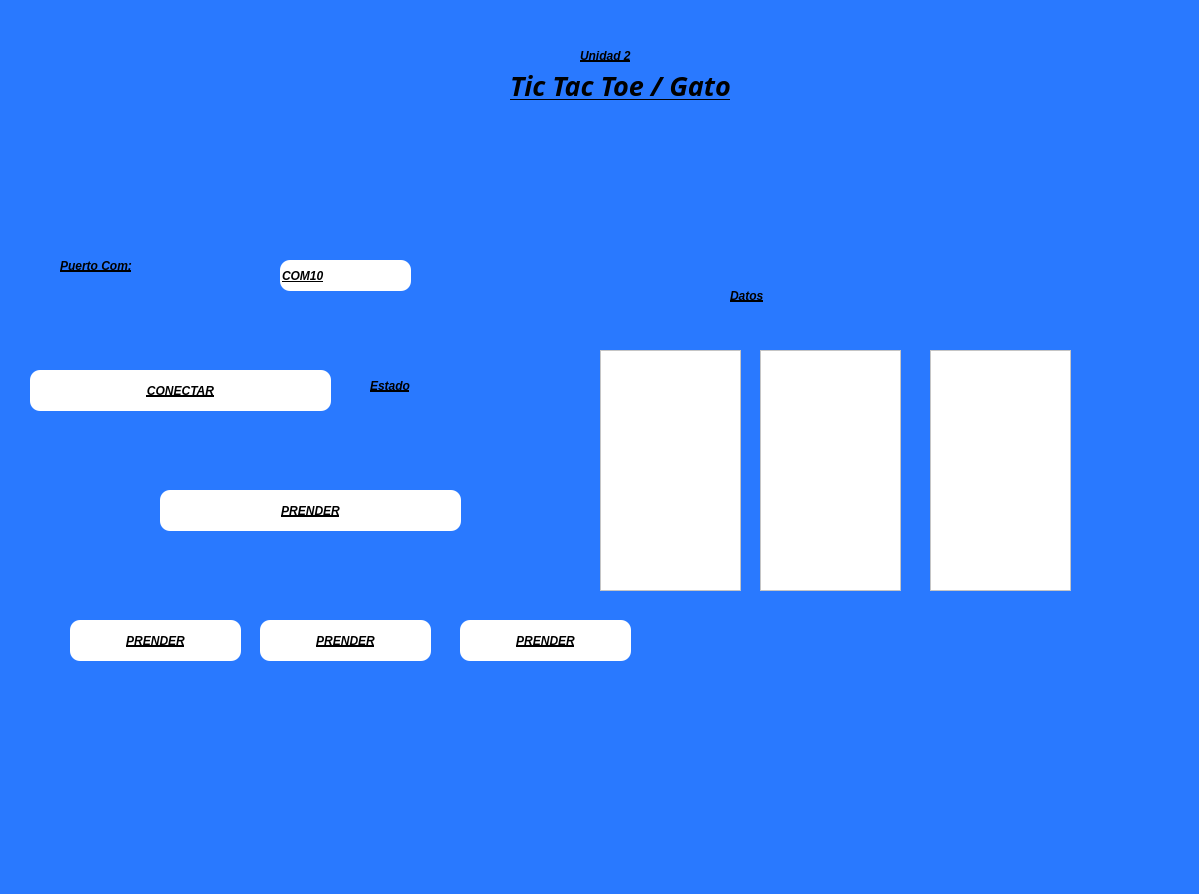
<?xml version="1.0" encoding="UTF-8"?>
<ui version="4.0">
 <class>MainWindow</class>
 <widget class="QMainWindow" name="MainWindow">
  <property name="geometry">
   <rect>
    <x>0</x>
    <y>0</y>
    <width>1199</width>
    <height>894</height>
   </rect>
  </property>
  <property name="font">
   <font>
    <pointsize>1</pointsize>
   </font>
  </property>
  <property name="windowTitle">
   <string>MainWindow</string>
  </property>
  <property name="styleSheet">
   <string notr="true">background-color: #2979FF</string>
  </property>
  <widget class="QWidget" name="centralwidget">
   <widget class="QLabel" name="lbl_imagenUat">
    <property name="geometry">
     <rect>
      <x>60</x>
      <y>0</y>
      <width>331</width>
      <height>121</height>
     </rect>
    </property>
    <property name="styleSheet">
     <string notr="true"/>
    </property>
    <property name="text">
     <string/>
    </property>
    <property name="pixmap">
     <pixmap resource="../../Archivos/Recursos.qrc">:/Logos/Archivos/log_uat_nuevo.png</pixmap>
    </property>
    <property name="scaledContents">
     <bool>true</bool>
    </property>
   </widget>
   <widget class="QLabel" name="lbl_imagenFi">
    <property name="geometry">
     <rect>
      <x>910</x>
      <y>0</y>
      <width>211</width>
      <height>141</height>
     </rect>
    </property>
    <property name="styleSheet">
     <string notr="true"/>
    </property>
    <property name="text">
     <string/>
    </property>
    <property name="pixmap">
     <pixmap resource="../../Archivos/Recursos.qrc">:/Logos/Archivos/FIT_logo_vertical.png</pixmap>
    </property>
    <property name="scaledContents">
     <bool>true</bool>
    </property>
   </widget>
   <widget class="QLabel" name="lbl_titulo">
    <property name="geometry">
     <rect>
      <x>510</x>
      <y>70</y>
      <width>281</width>
      <height>31</height>
     </rect>
    </property>
    <property name="font">
     <font>
      <family>Forte</family>
      <pointsize>20</pointsize>
      <weight>75</weight>
      <italic>true</italic>
      <bold>true</bold>
      <underline>true</underline>
     </font>
    </property>
    <property name="styleSheet">
     <string notr="true">text-decoration: underline;
font: 20pt &quot;Forte&quot;;
color:rgb(0, 0, 0);
border-radius: 10px;
font-weight: bold;
font-style: italic;</string>
    </property>
    <property name="text">
     <string>Tic Tac Toe / Gato</string>
    </property>
   </widget>
   <widget class="QLabel" name="lbl_Unidad2">
    <property name="geometry">
     <rect>
      <x>580</x>
      <y>40</y>
      <width>161</width>
      <height>31</height>
     </rect>
    </property>
    <property name="styleSheet">
     <string notr="true">text-decoration: underline;
font: 20pt &quot;Forte&quot;;
color:rgb(0, 0, 0);
border-radius: 10px;
font-weight: bold;
font-style: italic;</string>
    </property>
    <property name="text">
     <string>Unidad 2</string>
    </property>
   </widget>
   <widget class="QLabel" name="lbl_imagenGatos">
    <property name="geometry">
     <rect>
      <x>840</x>
      <y>650</y>
      <width>311</width>
      <height>171</height>
     </rect>
    </property>
    <property name="styleSheet">
     <string notr="true"/>
    </property>
    <property name="text">
     <string/>
    </property>
    <property name="pixmap">
     <pixmap resource="../../Archivos/Recursos.qrc">:/Logos/Archivos/export202502092301563482.png</pixmap>
    </property>
    <property name="scaledContents">
     <bool>true</bool>
    </property>
   </widget>
   <widget class="QLabel" name="lbl_Unidad2_2">
    <property name="geometry">
     <rect>
      <x>60</x>
      <y>250</y>
      <width>211</width>
      <height>31</height>
     </rect>
    </property>
    <property name="styleSheet">
     <string notr="true">text-decoration: underline;
font: 20pt &quot;Forte&quot;;
color:rgb(0, 0, 0);
border-radius: 10px;
font-weight: bold;
font-style: italic;</string>
    </property>
    <property name="text">
     <string>Puerto Com:</string>
    </property>
   </widget>
   <widget class="QPushButton" name="btn_accion">
    <property name="geometry">
     <rect>
      <x>30</x>
      <y>370</y>
      <width>301</width>
      <height>41</height>
     </rect>
    </property>
    <property name="styleSheet">
     <string notr="true">text-decoration: underline;
font: 20pt &quot;Forte&quot;;
color:rgb(0, 0, 0);
border-radius: 10px;
font-weight: bold;

font-style: italic;

background-color: rgb(255, 255, 255);</string>
    </property>
    <property name="text">
     <string>CONECTAR</string>
    </property>
   </widget>
   <widget class="QLineEdit" name="txt_com">
    <property name="geometry">
     <rect>
      <x>280</x>
      <y>260</y>
      <width>131</width>
      <height>31</height>
     </rect>
    </property>
    <property name="styleSheet">
     <string notr="true">text-decoration: underline;
font: 20pt &quot;Forte&quot;;
color:rgb(0, 0, 0);
border-radius: 10px;
font-weight: bold;
font-style: italic;

background-color: rgb(255, 255, 255);</string>
    </property>
    <property name="text">
     <string>COM10</string>
    </property>
   </widget>
   <widget class="QLabel" name="txt_estado">
    <property name="geometry">
     <rect>
      <x>370</x>
      <y>370</y>
      <width>271</width>
      <height>31</height>
     </rect>
    </property>
    <property name="styleSheet">
     <string notr="true">text-decoration: underline;
font: 20pt &quot;Forte&quot;;
color:rgb(0, 0, 0);
border-radius: 10px;
font-weight: bold;
font-style: italic;</string>
    </property>
    <property name="text">
     <string>Estado</string>
    </property>
   </widget>
   <widget class="QLabel" name="txt_estado_2">
    <property name="geometry">
     <rect>
      <x>730</x>
      <y>280</y>
      <width>271</width>
      <height>31</height>
     </rect>
    </property>
    <property name="styleSheet">
     <string notr="true">text-decoration: underline;
font: 20pt &quot;Forte&quot;;
color:rgb(0, 0, 0);
border-radius: 10px;
font-weight: bold;
font-style: italic;</string>
    </property>
    <property name="text">
     <string>Datos</string>
    </property>
   </widget>
   <widget class="QListWidget" name="lista_datos1">
    <property name="geometry">
     <rect>
      <x>600</x>
      <y>350</y>
      <width>141</width>
      <height>241</height>
     </rect>
    </property>
    <property name="styleSheet">
     <string notr="true">background-color: rgb(255, 255, 255);</string>
    </property>
   </widget>
   <widget class="QPushButton" name="btn_control">
    <property name="geometry">
     <rect>
      <x>160</x>
      <y>490</y>
      <width>301</width>
      <height>41</height>
     </rect>
    </property>
    <property name="styleSheet">
     <string notr="true">text-decoration: underline;
font: 20pt &quot;Forte&quot;;
color:rgb(0, 0, 0);
border-radius: 10px;
font-weight: bold;

font-style: italic;

background-color: rgb(255, 255, 255);</string>
    </property>
    <property name="text">
     <string>PRENDER</string>
    </property>
   </widget>
   <widget class="QListWidget" name="lista_datos2">
    <property name="geometry">
     <rect>
      <x>760</x>
      <y>350</y>
      <width>141</width>
      <height>241</height>
     </rect>
    </property>
    <property name="styleSheet">
     <string notr="true">background-color: rgb(255, 255, 255);</string>
    </property>
   </widget>
   <widget class="QListWidget" name="lista_datos3">
    <property name="geometry">
     <rect>
      <x>930</x>
      <y>350</y>
      <width>141</width>
      <height>241</height>
     </rect>
    </property>
    <property name="styleSheet">
     <string notr="true">background-color: rgb(255, 255, 255);</string>
    </property>
   </widget>
   <widget class="QPushButton" name="btn_1">
    <property name="geometry">
     <rect>
      <x>70</x>
      <y>620</y>
      <width>171</width>
      <height>41</height>
     </rect>
    </property>
    <property name="styleSheet">
     <string notr="true">text-decoration: underline;
font: 20pt &quot;Forte&quot;;
color:rgb(0, 0, 0);
border-radius: 10px;
font-weight: bold;

font-style: italic;

background-color: rgb(255, 255, 255);</string>
    </property>
    <property name="text">
     <string>PRENDER</string>
    </property>
   </widget>
   <widget class="QPushButton" name="btn_2">
    <property name="geometry">
     <rect>
      <x>260</x>
      <y>620</y>
      <width>171</width>
      <height>41</height>
     </rect>
    </property>
    <property name="styleSheet">
     <string notr="true">text-decoration: underline;
font: 20pt &quot;Forte&quot;;
color:rgb(0, 0, 0);
border-radius: 10px;
font-weight: bold;

font-style: italic;

background-color: rgb(255, 255, 255);</string>
    </property>
    <property name="text">
     <string>PRENDER</string>
    </property>
   </widget>
   <widget class="QPushButton" name="btn_3">
    <property name="geometry">
     <rect>
      <x>460</x>
      <y>620</y>
      <width>171</width>
      <height>41</height>
     </rect>
    </property>
    <property name="styleSheet">
     <string notr="true">text-decoration: underline;
font: 20pt &quot;Forte&quot;;
color:rgb(0, 0, 0);
border-radius: 10px;
font-weight: bold;

font-style: italic;

background-color: rgb(255, 255, 255);</string>
    </property>
    <property name="text">
     <string>PRENDER</string>
    </property>
   </widget>
  </widget>
  <widget class="QMenuBar" name="menubar">
   <property name="geometry">
    <rect>
     <x>0</x>
     <y>0</y>
     <width>1199</width>
     <height>26</height>
    </rect>
   </property>
  </widget>
  <widget class="QStatusBar" name="statusbar"/>
 </widget>
 <resources>
  <include location="../../Archivos/Recursos.qrc"/>
 </resources>
 <connections/>
</ui>
